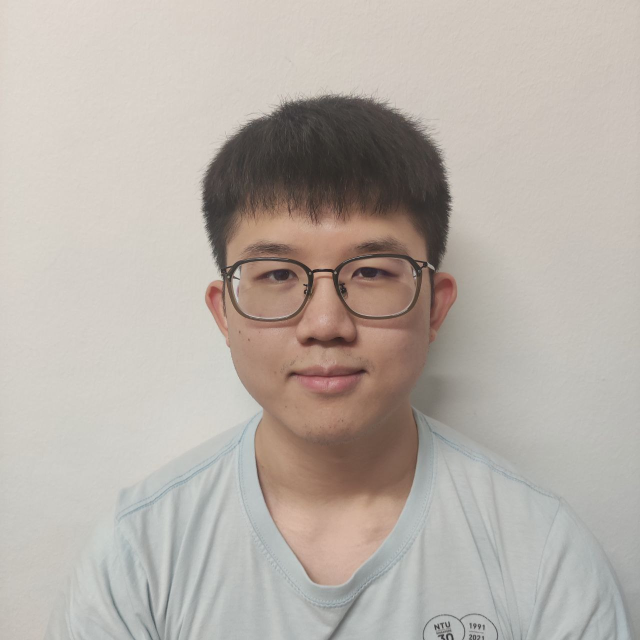
#> input picture assignment_1/data_prj1/image/zx/1.jpg, 1280 x 1280 px, given as the content of the folder ../data_prj1/image/zx/1.jpg, which was not available (shown at 1/2 size)
$ python -i trainer.py   (imports and definitions only)
#> lines starting #> are read from the running program, lines starting #| are printed output that depends on the picture
import cv2
import os
import numpy as np
from PIL import Image

name_dict = {'charles': 0, 'chenyang': 1, 'fayang': 2, 'jaron': 3, 'junyoung': 4, 'zexuan': 5}

# Get the directory path of the current script
path = os.path.dirname(os.path.abspath(__file__))

# Create the LBPH face recognizer
recognizer = cv2.face.LBPHFaceRecognizer_create()

# Load the face detector cascade
cascadePath = path + r"\classifier\face.xml"
faceCascade = cv2.CascadeClassifier(cascadePath)

# Path to the dataset containing the images
dataPath = path + r'\dataset\gray'

def get_images_and_labels(datapath):
    """
    Reads images and labels from the dataset.

    Args:
        datapath (str): Path to the dataset directory.

    Returns:
        tuple: (images, labels) where:
            images (list): List of face images as NumPy arrays.
            labels (list): List of corresponding labels for the images.
    """

    image_paths = [os.path.join(datapath, f) for f in os.listdir(datapath)]
    images = []
    labels = []

    for image_path in image_paths:
        # Read image, convert to grayscale, and create NumPy array
        image_pil = Image.open(image_path).convert('L')
        image = np.array(image_pil, 'uint8')

        # Extract label from filename
        label = label = os.path.splitext(os.path.basename(image_path))[0].split("_")[0]
        if label in name_dict:
            label = name_dict[label]
        else:
            print(f"Warning: {label} not found.")
            continue

        # Detect faces in the image
        faces = faceCascade.detectMultiScale(image)

        # If faces are found, process them
        for (x, y, w, h) in faces:
            images.append(image[y: y + h, x: x + w])
            labels.append(label)
            # Optional: Display the detected faces during training
            # cv2.imshow("Adding faces to training set...", image[y: y + h, x: x + w])
            # print(label)
            # cv2.waitKey(10)

    return images, labels

# Get faces and labels from the dataset
# [1 line that did not run here, left out]

# Show a test image (optional)
# cv2.imshow('test', images[0])
# cv2.waitKey(1)

# Train the recognizer
# [7 lines not run here, left out]

>>> result = get_images_and_labels('../data_prj1/image/zx/1.jpg')
#> call 2 of get_images_and_labels, with datapath = '../data_prj1/image/zx/1.jpg'
#> in get_images_and_labels (call 2), `image_pil = Image.open(image_path).convert('L')`:
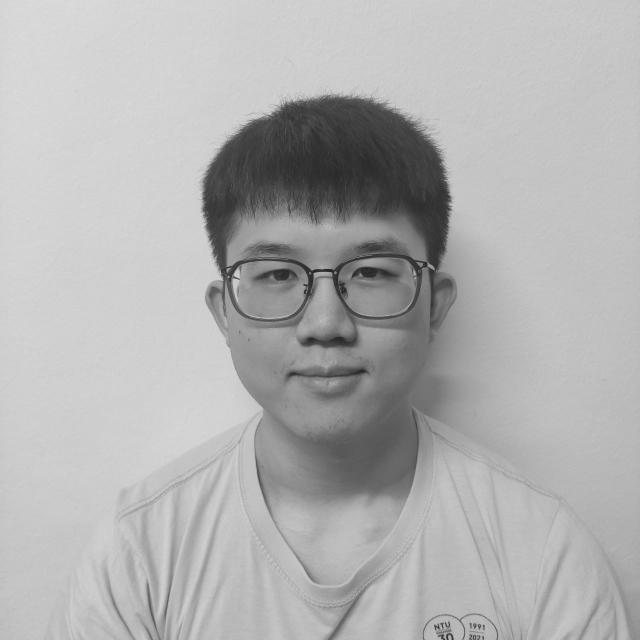
#> image_pil: PIL image 1280x1280 L (shown at 1/2 size); min 16, max 224, mean 177.1

$ run again, on assignment_1/data_prj1/image/zx/3.jpg
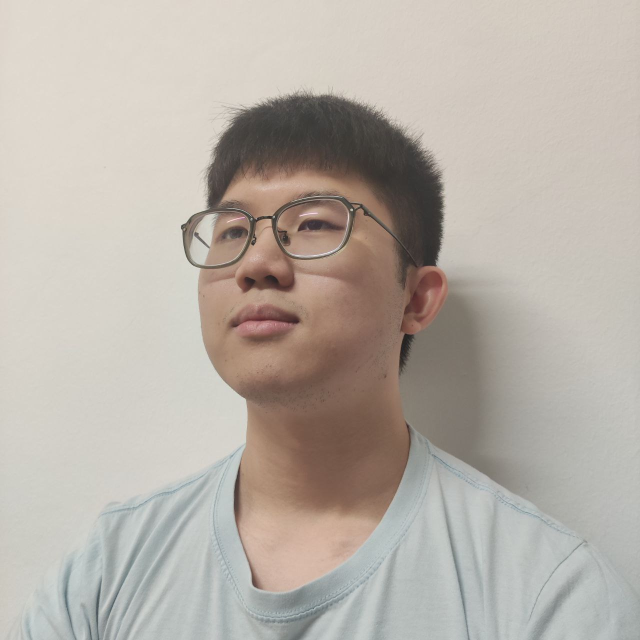
#> input picture assignment_1/data_prj1/image/zx/3.jpg, 1280 x 1280 px, given as the content of the folder ../data_prj1/image/zx/3.jpg, which was not available (shown at 1/2 size)
#> in get_images_and_labels (call 2), `image_pil = Image.open(image_path).convert('L')`:
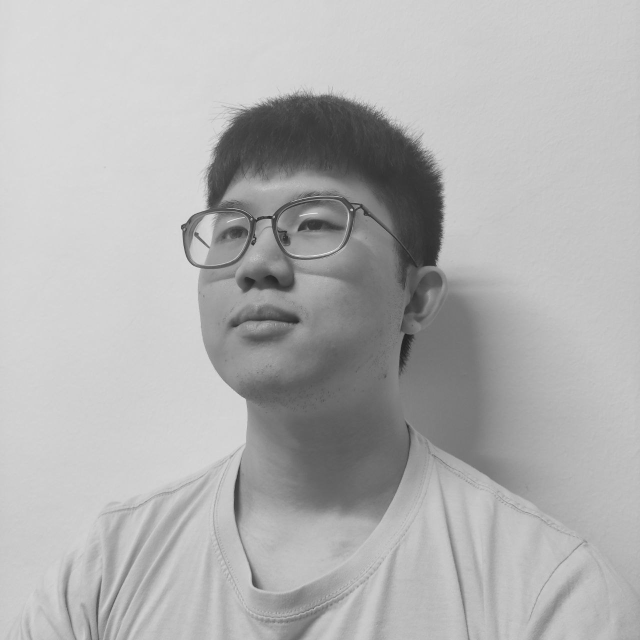
#> image_pil: PIL image 1280x1280 L (shown at 1/2 size); min 24, max 254, mean 177.5
